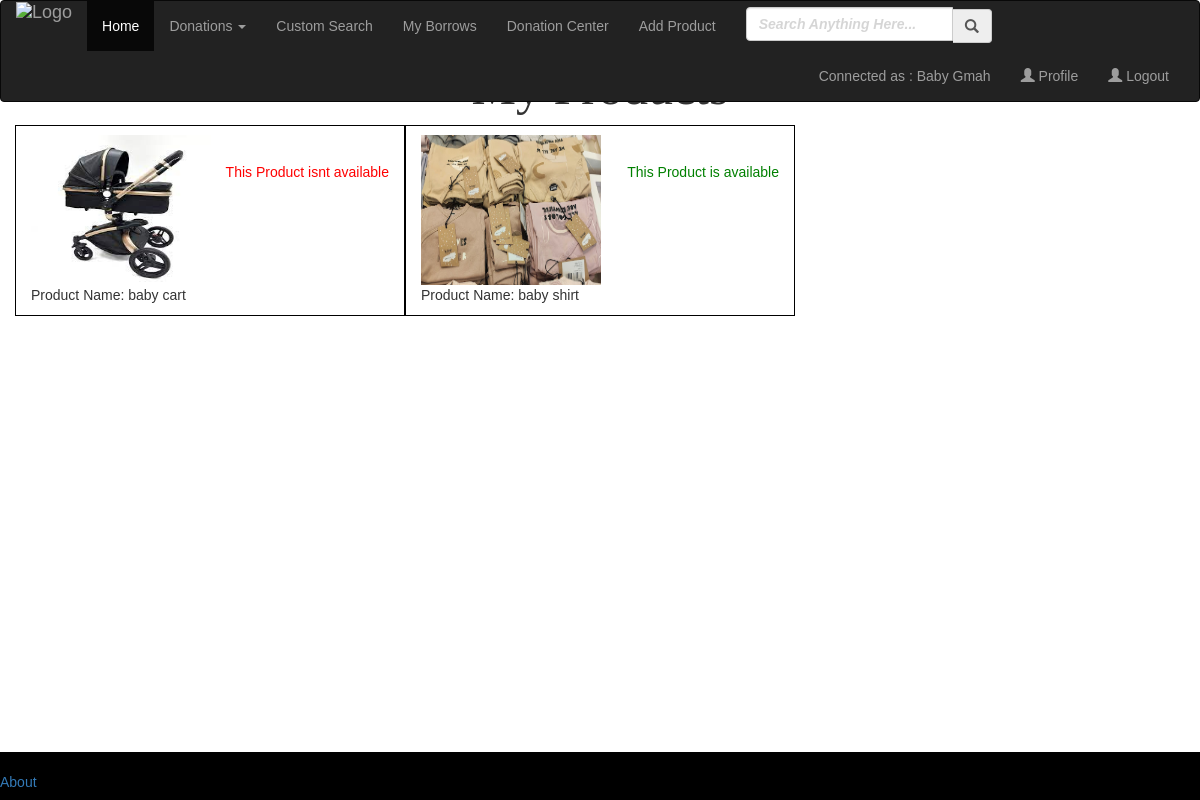
The app's page /my_products/ (signed in), older data.
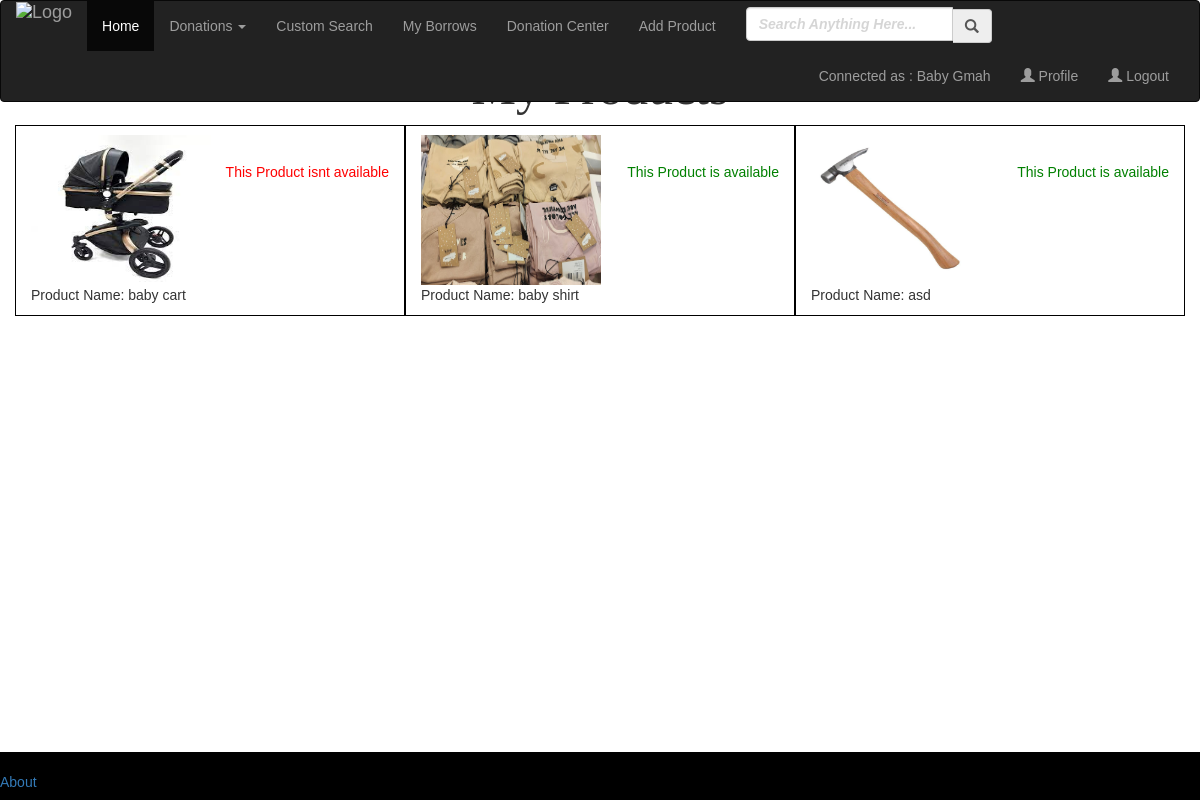
The same page, newer data.
### project/models.py (models this page shows)
class Products(db.Model):
    id = db.Column(db.Integer, primary_key=True)
    name = db.Column(db.String(1000))
    category = db.Column(db.String(50))
    description = db.Column(db.String(1000))
    idle = db.Column(db.Integer)
    gmah_id = db.Column(db.Integer, db.ForeignKey('gmah.id'))
    pic_name = db.Column(db.String(50))

### project/auth.py (the view)
@auth.route('/my_products/')
def my_products():
    gmah_id = current_user.id
    gmah = Gmah.query.filter_by(id=gmah_id).first()
    results = Products.query.filter_by(gmah_id=gmah_id).all()
    return render_template("my_products.html",results=results,func=searchgmahforprod,header="My Products")

### project/templates/my_products.html
{% extends "base.html" %}
{% block content %}
<h2 class="homewelcome" style="text-align:center;">{{header}}</h2>
<div class="container">
    <div class="row space">
    {% for result in results %}
        <div class="col-xs-4" style="border: 1px solid black;">
          {% set imagename = result.pic_name %}
          <div style="float:left;">
              <img class="resultProductPhoto" src={{url_for('static',filename='images/products/{}'.format(imagename))}} width="180px" height="150px">
                <p>Product Name: {{ result.name }}</p>
          </div>
            <div style="float:right; margin:10% 0 0 0">
                {% if result.idle %}
                <p style="color: green;">This Product is available</p>
               {% else %}
                <p style="color: red;" >This Product isnt available</p>
              {% endif %}
            </div>
        </div>
        {% endfor %}
    </div>
</div>
<br><br><br><br><br><br><br>
{% endblock %}

Row changes from the older to the newer data that the page shows:
added Products: pic_name (picture), name "asd", idle "This Product is available"
